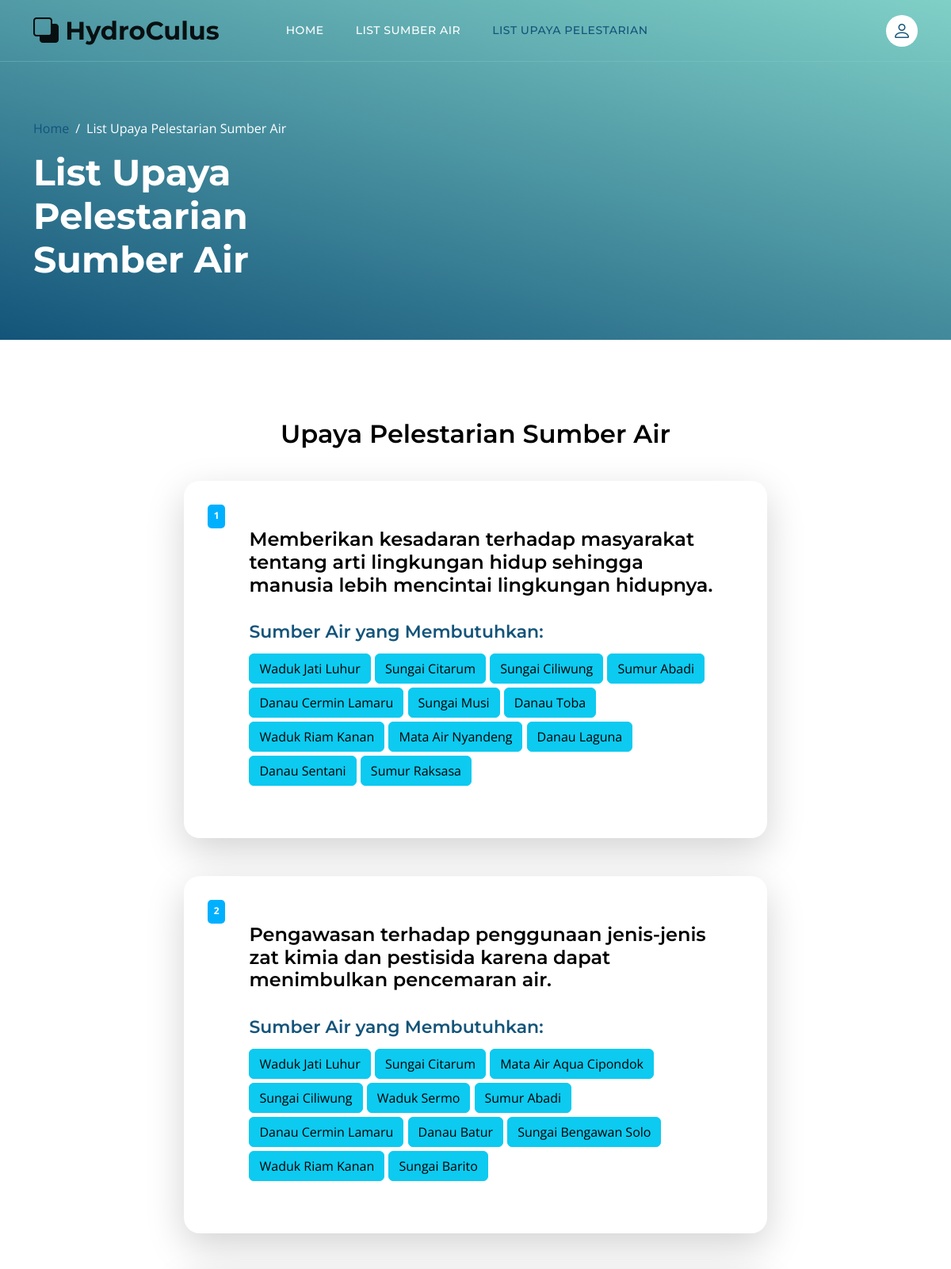
The page /upaya-listing.php (upper part) on the database its author committed.
### tables this page shows
CREATE TABLE `upaya_peningkatan_ketersediaan_air` (
  `id_upaya_ketersediaan_air` int(11) NOT NULL AUTO_INCREMENT,
  `nama_upaya` text NOT NULL,
  PRIMARY KEY (`id_upaya_ketersediaan_air`)
);

CREATE TABLE `sumber_air_upaya_peningkatan` (
  `id_sumber_air_upaya_peningkatan` int(11) NOT NULL AUTO_INCREMENT,
  `id_sumber_air` int(11) NOT NULL,
  `id_upaya_peningkatan_ketersediaan_air` int(11) NOT NULL,
  PRIMARY KEY (`id_sumber_air_upaya_peningkatan`),
  KEY `id_sumber_air` (`id_sumber_air`),
  KEY `id_upaya_peningkatan` (`id_upaya_peningkatan_ketersediaan_air`),
  CONSTRAINT `id_sumber_air` FOREIGN KEY (`id_sumber_air`) REFERENCES `sumber_air` (`id_sumber_air`) ON DELETE CASCADE,
  CONSTRAINT `id_upaya_peningkatan` FOREIGN KEY (`id_upaya_peningkatan_ketersediaan_air`) REFERENCES `upaya_peningkatan_ketersediaan_air` (`id_upaya_ketersediaan_air`) ON DELETE CASCADE
);

CREATE TABLE `sumber_air` (
  `id_sumber_air` int(11) NOT NULL AUTO_INCREMENT,
  `nama_sumber_air` varchar(100) NOT NULL,
  `kondisi_sumber_air` varchar(100) DEFAULT NULL,
  `suhu` decimal(10,0) NOT NULL,
  `warna` varchar(10) NOT NULL,
  `pH` decimal(10,1) NOT NULL,
  `layak_minum` varchar(10) NOT NULL,
  `id_jenis_sumber_air` int(11) NOT NULL,
  `id_kabupaten` int(4) NOT NULL,
  `foto_sumber_air` varchar(100) NOT NULL,
  PRIMARY KEY (`id_sumber_air`),
  KEY `id_jenis_sumber_air` (`id_jenis_sumber_air`),
  KEY `kabupaten` (`id_kabupaten`),
  CONSTRAINT `jenis_sumber_air` FOREIGN KEY (`id_jenis_sumber_air`) REFERENCES `jenis_sumber_air` (`id_jenis_sumber_air`),
  CONSTRAINT `kabupaten` FOREIGN KEY (`id_kabupaten`) REFERENCES `regencies` (`id`)
);

### function.php (called while the page is built, shortened)
<?php
    include('config.php');
function readUpaya(){
    global $conn;
    $query = "SELECT * FROM upaya_peningkatan_ketersediaan_air";
    $eksekusi = mysqli_query($conn, $query);
    return $eksekusi;
}
function readSumberAirUpaya(){
    global $conn;
    $query = "SELECT * FROM sumber_air_upaya_peningkatan
    JOIN sumber_air ON sumber_air.id_sumber_air = sumber_air_upaya_peningkatan.id_sumber_air";
    $eksekusi = mysqli_query($conn, $query);
    return $eksekusi;
}
?>

### upaya-listing.php (the view, shortened to what this page needs)
<?php
    include('function.php');
    $listUpaya = readUpaya();
    $listSumberAirUpaya = readSumberAirUpaya();
?>
<!doctype html>
<html lang="en">
    <head>
        <link href="css/bootstrap.min.css" rel="stylesheet">
        <link href="css/bootstrap-icons.css" rel="stylesheet">
        <link href="css/templatemo-topic-listing.css" rel="stylesheet">
    </head>
    <body class="topics-listing-page" id="top">
        <main>
            <nav class="navbar navbar-expand-lg">
                <div class="container">
                    <a class="navbar-brand" href="index.php">
                        <i class="bi-back"></i>
                        <span>HydroCulus</span>
                    </a>
                    <div class="collapse navbar-collapse" id="navbarNav">
                        <ul class="navbar-nav ms-lg-5 me-lg-auto">
                            <li class="nav-item">
                                <a class="nav-link click-scroll" href="index.php">Home</a>
                            </li>
                            <li class="nav-item" >
                                <a class="nav-link"  href="topics-listing.php#list" >List Sumber Air</a>
                            </li>
                            <li class="nav-item" >
                                <a class="nav-link active"  href="upaya-listing.php#list" >List Upaya Pelestarian</a>
                            </li>
                        </ul>
                        <div class="d-none d-lg-block">
                            <a href="login.php" class="navbar-icon bi-person smoothscroll"></a>
                        </div>
                    </div>
                </div>
            </nav>
            <header class="site-header d-flex flex-column justify-content-center align-items-center">
                <div class="container">
                    <div class="row align-items-center">
                        <div class="col-lg-5 col-12">
                            <nav aria-label="breadcrumb">
                                <ol class="breadcrumb">
                                    <li class="breadcrumb-item"><a href="index.php">Home</a></li>
                                    <li class="breadcrumb-item active" aria-current="page">List Upaya Pelestarian Sumber Air</li>
                                </ol>
                            </nav>
                            <h2 class="text-white">List Upaya Pelestarian Sumber Air</h2>
                        </div>
                    </div>
                </div>
            </header>
            <section class="section-padding" id="list">
                <div class="container">
                    <div class="row">
                        <div class="col-lg-12 col-12 text-center">
                            <h3 class="mb-4">Upaya Pelestarian Sumber Air</h3>
                        </div>
                        <div class="col-lg-8 col-12 mt-3 mx-auto">
                        <?php
                            $cacah = 0;
                            foreach($listUpaya as $upaya){
                        ?>
                            <div class="custom-block custom-block-topics-listing bg-white shadow-lg mb-5">
                                <div class="d-flex">
                                    <span class="badge bg-design rounded-pill"><?=$cacah+=1?></span>
                                    <div class="custom-block-topics-listing-info d-flex">
                                        <div>
                                            <h5 class="mb-2"><?=$upaya['nama_upaya']?></h5>
                                            <br>
                                            <h6>Sumber Air yang Membutuhkan:</h6>
                                            <p>
                                            <?php
                                                foreach($listSumberAirUpaya as $sumberAirUpaya){
                                                    if($sumberAirUpaya['id_upaya_peningkatan_ketersediaan_air'] == $upaya['id_upaya_ketersediaan_air']){
                                            ?>
                                                        <a href="topics-detail.php?id_sumber_air=<?=$sumberAirUpaya['id_sumber_air']?>" style="padding-top: 5px;"><button type="button" class="btn btn-info" ><?=$sumberAirUpaya['nama_sumber_air']?></button></a>
                                            <?php
                                                }
                                            }
                                            ?>
                                            </p>
                                        </div>
                                    </div>
                                </div>
                            </div>
                            <?php
                                }
                            ?>
                        </div>
                    </div>
                </div>
            </section>
        </main>
    </body>
</html>

### css/templatemo-topic-listing.css (style rules this page uses)
:root { --white-color: #ffffff; --primary-color: #13547a; --secondary-color: #80d0c7; --section-bg-color: #f0f8ff; --custom-btn-bg-color: #80d0c7; --custom-btn-bg-hover-color: #13547a; --dark-color: #000000; --p-color: #717275; --border-color: #7fffd4; --link-hover-color: #13547a; --body-font-family: 'Open Sans', sans-serif; --title-font-family: 'Montserrat', sans-serif; --h1-font-size: 58px; --h2-font-size: 46px; --h3-font-size: 32px; --h4-font-size: 28px; --h5-font-size: 24px; --h6-font-size: 22px; --p-font-size: 20px; --menu-font-size: 14px; --btn-font-size: 18px; --copyright-font-size: 16px; --border-radius-large: 100px; --border-radius-medium: 20px; --border-radius-small: 10px; --font-weight-normal: 400; --font-weight-medium: 500; --font-weight-semibold: 600; --font-weight-bold: 700; }
body { background-color: var(--white-color); font-family: var(--body-font-family); }
h2, h3, h4, h5, h6 { color: var(--dark-color); }
h1, h2, h3, h4, h5, h6 { font-family: var(--title-font-family); font-weight: var(--font-weight-semibold); }
h2 { font-size: var(--h2-font-size); font-weight: var(--font-weight-bold); }
h3 { font-size: var(--h3-font-size); }
h5 { font-size: var(--h5-font-size); }
h6 { color: var(--primary-color); font-size: var(--h6-font-size); }
p { color: var(--p-color); font-size: var(--p-font-size); font-weight: var(--font-weight-normal); }
ul li { color: var(--p-color); font-size: var(--p-font-size); font-weight: var(--font-weight-normal); }
a, button { touch-action: manipulation; transition: all 0.3s; }
a { display: inline-block; color: var(--primary-color); text-decoration: none; }
.section-padding { padding-top: 100px; padding-bottom: 100px; }
.site-header { background-image: linear-gradient(15deg, #13547a 0%, #80d0c7 100%); padding-top: 150px; padding-bottom: 80px; }
.site-header .container { height: 100%; }
.breadcrumb-item+.breadcrumb-item::before, .breadcrumb-item a:hover, .breadcrumb-item.active { color: var(--white-color); }
.navbar { background: transparent; border-bottom: 1px solid rgba(128, 208, 199, 0.35); z-index: 100; }
.navbar-brand, .navbar-brand:hover { font-size: var(--h3-font-size); font-weight: var(--font-weight-bold); display: block; }
.navbar-brand span { font-family: var(--title-font-family); }
.navbar-expand-lg .navbar-nav .nav-link { border-radius: var(--border-radius-large); margin: 10px; padding: 10px; }
.navbar-nav .nav-link { display: inline-block; color: var(--white-color); font-family: var(--title-font-family); font-size: var(--menu-font-size); font-weight: var(--font-weight-medium); text-transform: uppercase; letter-spacing: 0.5px; position: relative; padding-top: 15px; padding-bottom: 15px; }
.navbar-nav .nav-link.active, .navbar-nav .nav-link:hover { color: var(--primary-color); }
.navbar-icon { background: var(--white-color); border-radius: var(--border-radius-large); display: inline-block; font-size: var(--h5-font-size); width: 40px; height: 40px; line-height: 40px; text-align: center; transition: all 0.3s ease; }
.custom-block { border-radius: var(--border-radius-medium); position: relative; overflow: hidden; padding: 30px; transition: all 0.3s ease; height: 100%; }
.custom-block .rounded-pill { border-radius: 5px !important; display: flex; justify-content: center; text-align: center; width: 30px; height: 30px; line-height: 20px; }
.bg-design { background-color: #00B0FF; }
.topics-listing-page .site-header { padding-bottom: 65px; }
.custom-block-topics-listing-info { margin: 30px 20px 20px 30px; }
.custom-block-topics-listing { height: inherit; }

### rows shown on the page
upaya_peningkatan_ketersediaan_air: cacah "1", nama_upaya "Memberikan kesadaran terhadap masyarakat tentang arti lingkungan hidup sehingga manusia lebih mencintai lingkungan hidupnya."
sumber_air_upaya_peningkatan: id_sumber_air.nama_sumber_air "Waduk Jati Luhur"
sumber_air_upaya_peningkatan: id_sumber_air.nama_sumber_air "Sungai Citarum"
sumber_air_upaya_peningkatan: id_sumber_air.nama_sumber_air "Sungai Ciliwung"
sumber_air_upaya_peningkatan: id_sumber_air.nama_sumber_air "Sumur Abadi"
sumber_air_upaya_peningkatan: id_sumber_air.nama_sumber_air "Danau Cermin Lamaru"
sumber_air_upaya_peningkatan: id_sumber_air.nama_sumber_air "Sungai Musi"
sumber_air_upaya_peningkatan: id_sumber_air.nama_sumber_air "Danau Toba"
sumber_air_upaya_peningkatan: id_sumber_air.nama_sumber_air "Waduk Riam Kanan"
sumber_air_upaya_peningkatan: id_sumber_air.nama_sumber_air "Mata Air Nyandeng"
sumber_air_upaya_peningkatan: id_sumber_air.nama_sumber_air "Danau Laguna"
sumber_air_upaya_peningkatan: id_sumber_air.nama_sumber_air "Danau Sentani"
sumber_air_upaya_peningkatan: id_sumber_air.nama_sumber_air "Sumur Raksasa"
upaya_peningkatan_ketersediaan_air: cacah "2", nama_upaya "Pengawasan terhadap penggunaan jenis-jenis zat kimia dan pestisida karena dapat menimbulkan pencemaran air."
sumber_air_upaya_peningkatan: id_sumber_air.nama_sumber_air "Waduk Jati Luhur"
sumber_air_upaya_peningkatan: id_sumber_air.nama_sumber_air "Sungai Citarum"
sumber_air_upaya_peningkatan: id_sumber_air.nama_sumber_air "Mata Air Aqua Cipondok"
sumber_air_upaya_peningkatan: id_sumber_air.nama_sumber_air "Sungai Ciliwung"
sumber_air_upaya_peningkatan: id_sumber_air.nama_sumber_air "Waduk Sermo"
sumber_air_upaya_peningkatan: id_sumber_air.nama_sumber_air "Sumur Abadi"
sumber_air_upaya_peningkatan: id_sumber_air.nama_sumber_air "Danau Cermin Lamaru"
sumber_air_upaya_peningkatan: id_sumber_air.nama_sumber_air "Danau Batur"
sumber_air_upaya_peningkatan: id_sumber_air.nama_sumber_air "Sungai Bengawan Solo"
sumber_air_upaya_peningkatan: id_sumber_air.nama_sumber_air "Waduk Riam Kanan"
sumber_air_upaya_peningkatan: id_sumber_air.nama_sumber_air "Sungai Barito"
